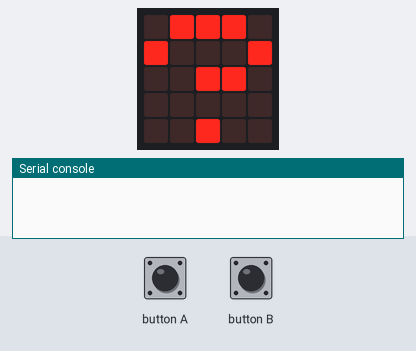
A program run on a simulated BBC micro:bit running MicroPython. Shown: the board's 5×5 LED display, the last lines printed to the serial console. The test bench sets the inputs (shaded band). No radio messages arrive unless stated (any console line starting 'radio sent:' is added by the test bench).

Above: at 1.2 s.
1.3 s: button B pressed for 0.15 s
At 1.9 s:
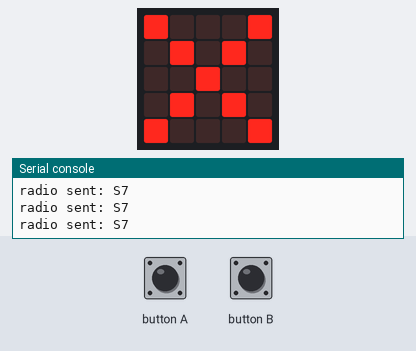
2.0 s: button B pressed for 1 s
At 2.5 s:
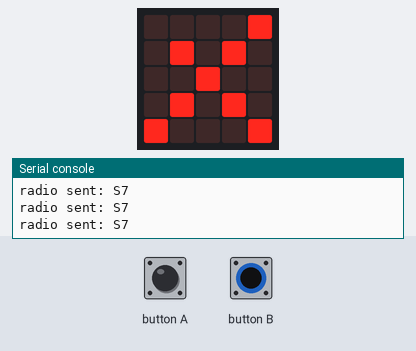
4.5 s: button A pressed for 0.15 s
At 5.8 s:
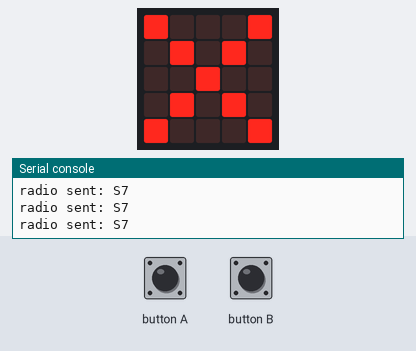
Timing chart, 0 to 7.5 s (numbered marks = the images above; inputs shaded):
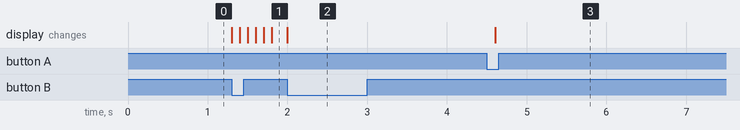

Measured:
- after the input at 1.3 s, the display: first changes at once (image 1 shows a later state)
- after the input at 2.0 s, the display: changes at once (image 2)
- after the input at 4.5 s, the display: changes after 0.10 s (image 3)

The program:

hide-and-seek.py
```python
# created by Tomasz Kwiatkowski
import radio
from microbit import *

TIMEOUT = 100
PWRMAX = 7
SLEEP = 100

pwr = PWRMAX
MODE_NONE = 0
MODE_SINGLE = 1
MODE_AUTO = 2

mode = MODE_NONE

sent = -1

radio.on()

display.show("?")

# class to store and display the smoothed power needed to communicate
class Filter:
    def __init__(self):
        self.scale = 100
        self.ratio = 80 # state is 80% old value and 20% new value
        self.acc = (PWRMAX + 1) * self.scale
    def update(self, p):
        self.acc =  ( self.ratio * self.acc +
                      self.scale * p * (self.scale - self.ratio)) // self.scale
        smooth_pwr = self.acc // self.scale
        if smooth_pwr == 0:
            display.show(Image.HAPPY) # close
        elif smooth_pwr >= PWRMAX:
            display.show(Image.NO) # no response
        else:
            display.show(str(smooth_pwr)) # radio power for which comms possible

smooth = Filter()

while True:

    if mode != MODE_NONE:
        t = running_time()
        if sent == -1:
            # set power, send message
            radio.config(power = pwr)
            radio.send("S" + str(pwr))
            sent = t
        else:
            dt = t - sent
            if dt > TIMEOUT:
                # response not received
                if mode == MODE_SINGLE:
                    mode = MODE_NONE
                    if pwr == PWRMAX:
                        display.show(Image.NO)
                    else:
                        display.show(str(pwr + 1))
                else:
                    sent = -1
                    smooth.update(pwr + 1)

                sleep(SLEEP)

                pwr = PWRMAX

        if mode == MODE_AUTO:
            # turn off auto mode on B pressed
            if button_b.was_pressed():
                mode = MODE_NONE
            # blink a pixel in auto mode
            display.set_pixel(0, 0, (t // SLEEP) % 10)

    else: # MODE_NONE
        if button_a.was_pressed():
            mode = MODE_SINGLE
            pwr = PWRMAX
            sent = -1
        elif button_b.was_pressed():
            mode = MODE_AUTO
            pwr = PWRMAX
            sent = -1
            smooth = Filter()

    # process incoming transmissions
    incoming = radio.receive()
    if incoming:
        if incoming[0] == 'S':
            radio.config(power = PWRMAX)
            radio.send("R" + incoming[1])
            if mode == MODE_NONE:
                # only show when in passive mode
                display.show(Image.TARGET)
        elif incoming[0] == 'R' and mode >= 1 and incoming[1] == str(pwr):

            if pwr == 0:
                # received response with low power, other radio is nearby
                if mode == MODE_SINGLE:
                    # in single mode stop the search
                    mode = MODE_NONE
                    display.show(Image.HAPPY)
                else:
                    # in auto mode continue to search
                    smooth.update(pwr)
                    pwr = PWRMAX
                    sent = -1

                sleep(SLEEP)
            else:
                if mode == MODE_SINGLE:
                    # temporarily display power while searching
                    display.show(str(pwr))
                # got response, reduce power and try again
                pwr -= 1
                sent = -1
```
